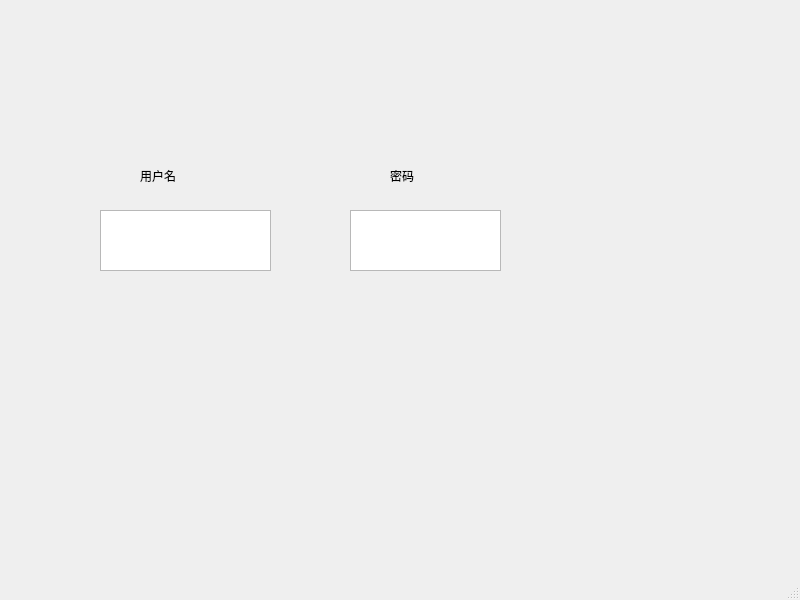
<?xml version="1.0" encoding="UTF-8"?>
<ui version="4.0">
 <class>MainWindow</class>
 <widget class="QMainWindow" name="MainWindow">
  <property name="geometry">
   <rect>
    <x>0</x>
    <y>0</y>
    <width>800</width>
    <height>600</height>
   </rect>
  </property>
  <property name="windowTitle">
   <string>MainWindow</string>
  </property>
  <property name="styleSheet">
   <string notr="true">font: 12pt &quot;微软雅黑&quot;;</string>
  </property>
  <widget class="QWidget" name="centralwidget">
   <widget class="QTextEdit" name="textEdit_1">
    <property name="geometry">
     <rect>
      <x>100</x>
      <y>210</y>
      <width>171</width>
      <height>61</height>
     </rect>
    </property>
   </widget>
   <widget class="QTextEdit" name="textEdit_2">
    <property name="geometry">
     <rect>
      <x>350</x>
      <y>210</y>
      <width>151</width>
      <height>61</height>
     </rect>
    </property>
   </widget>
   <widget class="QLabel" name="label">
    <property name="geometry">
     <rect>
      <x>140</x>
      <y>150</y>
      <width>121</width>
      <height>51</height>
     </rect>
    </property>
    <property name="text">
     <string>用户名</string>
    </property>
   </widget>
   <widget class="QLabel" name="label_2">
    <property name="geometry">
     <rect>
      <x>390</x>
      <y>150</y>
      <width>121</width>
      <height>51</height>
     </rect>
    </property>
    <property name="text">
     <string>密码</string>
    </property>
   </widget>
  </widget>
  <widget class="QMenuBar" name="menubar">
   <property name="geometry">
    <rect>
     <x>0</x>
     <y>0</y>
     <width>800</width>
     <height>38</height>
    </rect>
   </property>
  </widget>
  <widget class="QStatusBar" name="statusbar"/>
 </widget>
 <resources/>
 <connections/>
</ui>
